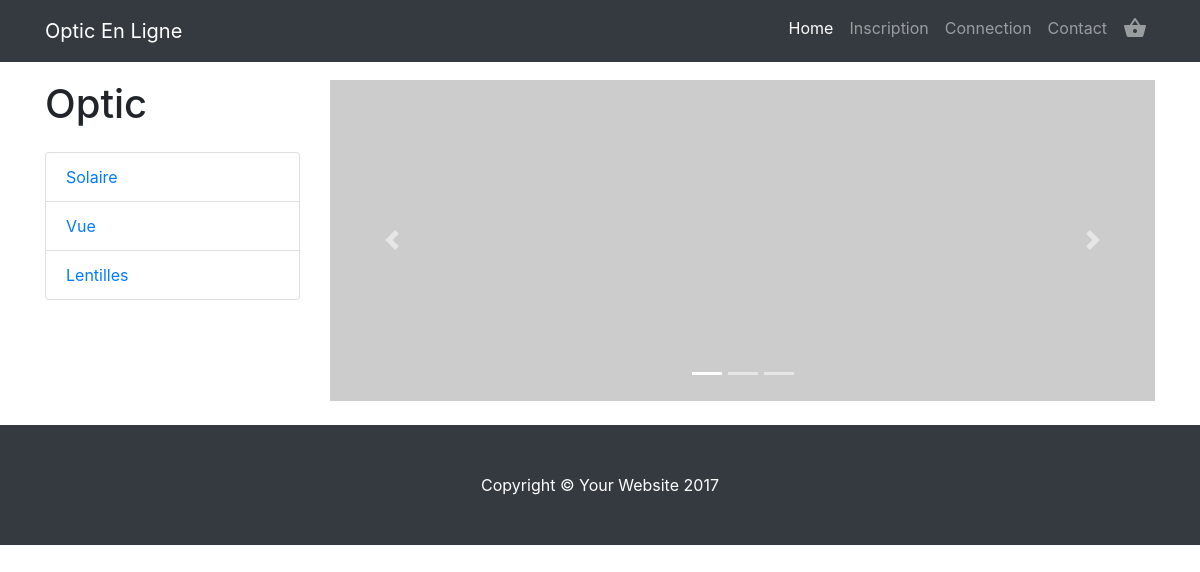
Before: / with the older database file.
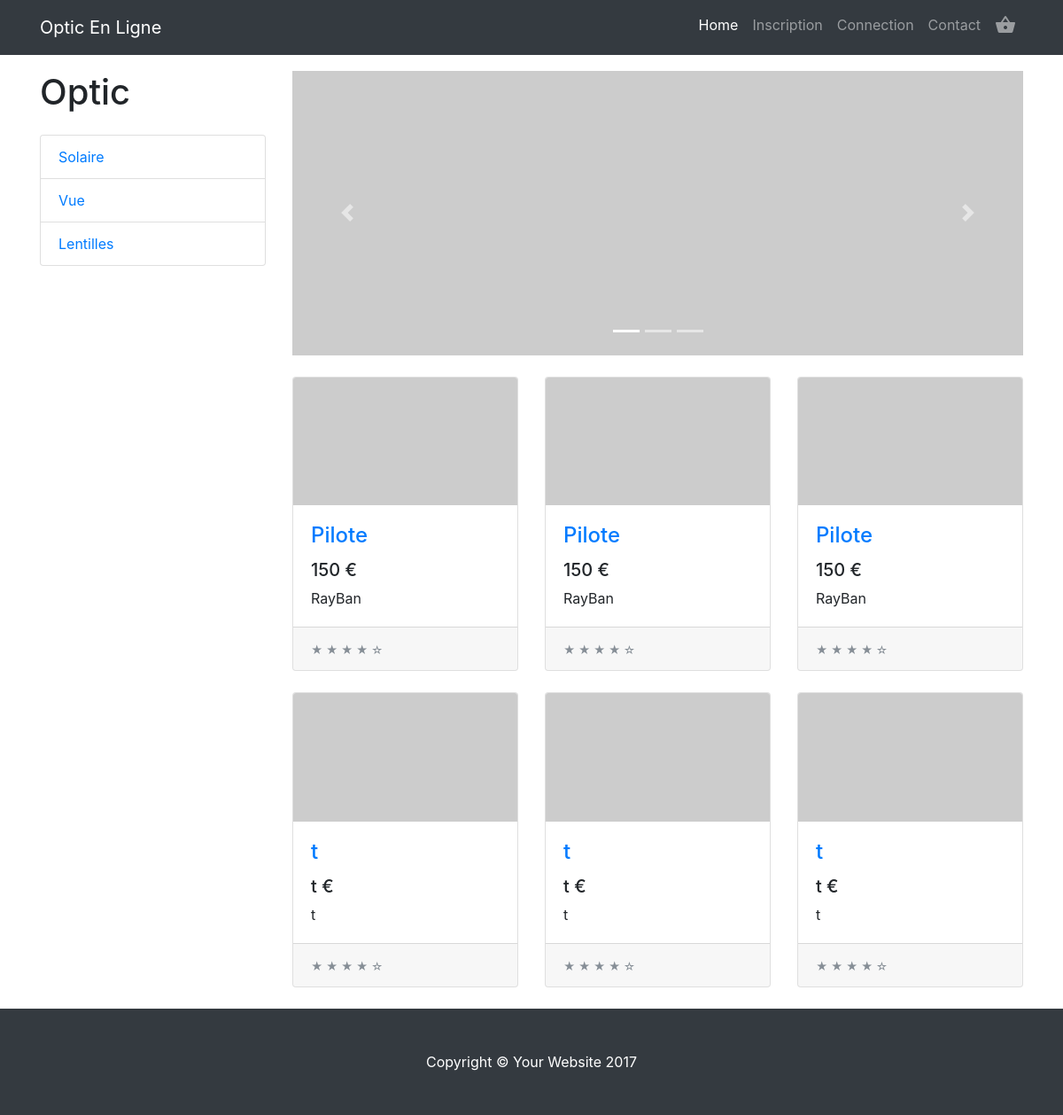
After: the same page with the newer database file.
### tables this page shows
CREATE TABLE `glasses` (
  `id` int(11) NOT NULL,
  `name` varchar(255) NOT NULL,
  `marque` varchar(255) NOT NULL,
  `price` varchar(255) NOT NULL,
  `size` varchar(255) NOT NULL,
  `type` varchar(255) NOT NULL,
  `ref` varchar(255) NOT NULL,
  `sexe` varchar(255) NOT NULL,
  `image` blob NOT NULL
);

### Controllers/homeController.php (called while the page is built)
<?php
require_once ('Models/GlassesSQL.php');
$selectGlasses = new GlassesSQL();
$selectXGlasses = $selectGlasses->selectXGlasse();
require_once ('Views/home.php');

### Models/GlassesSQL.php (called while the page is built, shortened)
<?php
class GlassesSQL
{
    public function selectXGlasse()
    {
        global $bdd;
        $selectXGlassesLocal = $bdd->prepare("SELECT * FROM `glasses` t1 WHERE (SELECT COUNT(*) FROM `glasses` t2 WHERE t1.id < t2.id) < 6 ORDER BY id ASC");
        $selectXGlassesLocal->execute();
        $selectXNumber = $selectXGlassesLocal->fetchAll();
        return $selectXNumber;
    }
}

### Views/home.php (the view, shortened to what this page needs)
<?php
require_once ('Views/Layout.php');
?>
<body>
<div class="container">
    <div class="row">
        <div class="col-lg-3">
            <h1 class="my-4">Optic</h1>
            <div class="list-group">
                <a href="index.php?p=solaire" class="list-group-item">Solaire</a>
                <a href="index.php?p=vue" class="list-group-item">Vue</a>
                <a href="#" class="list-group-item">Lentilles</a>
            </div>
        </div>
        <div class="col-lg-9">
            <div id="carouselExampleIndicators" class="carousel slide my-4" data-ride="carousel">
                <ol class="carousel-indicators">
                    <li data-target="#carouselExampleIndicators" data-slide-to="0" class="active"></li>
                    <li data-target="#carouselExampleIndicators" data-slide-to="1"></li>
                    <li data-target="#carouselExampleIndicators" data-slide-to="2"></li>
                </ol>
                <div class="carousel-inner" role="listbox">
                    <div class="carousel-item active">
                        <img class="d-block img-fluid" src="http://placehold.it/900x350" alt="First slide">
                    </div>
                </div>
                <a class="carousel-control-prev" href="#carouselExampleIndicators" role="button" data-slide="prev">
                    <span class="carousel-control-prev-icon" aria-hidden="true"></span>
                </a>
                <a class="carousel-control-next" href="#carouselExampleIndicators" role="button" data-slide="next">
                    <span class="carousel-control-next-icon" aria-hidden="true"></span>
                </a>
            </div>
            <div class="row">
                <?php foreach ($selectXGlasses as $item) { ?>
                <div class="col-lg-4 col-md-6 mb-4">
                    <div class="card h-100">
                        <a href="index.php?p=productDetail&id=<?php echo $item['id']?>"><img class="card-img-top" src="http://placehold.it/700x400" alt=""></a>
                        <div class="card-body">
                            <h4 class="card-title">
                                <a href="index.php?p=productDetail&id=<?php echo $item['id']?>"><?php echo $item['name']?></a>
                            </h4>
                            <h5><?php echo $item['price']?> €</h5>
                            <p class="card-text"><?php echo $item['marque']?></p>
                        </div>
                        <div class="card-footer">
                            <small class="text-muted">&#9733; &#9733; &#9733; &#9733; &#9734;</small>
                        </div>
                    </div>
                </div>
                <?php }?>
            </div>
        </div>
    </div>
</div>
<footer class="py-5 bg-dark">
    <div class="container">
        <p class="m-0 text-center text-white">Copyright &copy; Your Website 2017</p>
    </div>
</footer>
</body>
</html>

### index.php (shortened to what this page needs)
<?php
require_once ('Models/dbConn.php');
require_once ('Models/GlassesSQL.php');
if (!isset($_GET['p']) OR $_GET['p'] === 'index') {
require_once('Controllers/homeController.php');
}elseif(!isset($_GET['p']) OR $_GET['p'] === 'adminUser'){
require_once ('Controllers/updateUserController.php');
}elseif(!isset($_GET['p']) OR $_GET['p'] === 'delete_user'){
require_once ('Controllers/deleteUserController.php');
}elseif(!isset($_GET['p']) OR $_GET['p'] === 'commandeUser'){
    require_once ('Controllers/afficherCommandeController.php');
}elseif(!isset($_GET['p']) OR $_GET['p'] === 'register'){
    require_once('Controllers/registerController.php');
}elseif(!isset($_GET['p']) OR $_GET['p'] === 'addProduct'){
    require_once('Controllers/addProductController.php');
}elseif(!isset($_GET['p']) OR $_GET['p'] === 'solaire'){
    require_once('Controllers/solaireController.php');
}elseif(!isset($_GET['p']) OR $_GET['p'] === 'vue'){
    require_once('Controllers/vueController.php');
}elseif(!isset($_GET['p']) OR $_GET['p'] === 'productDetail'){
    require_once('Controllers/productDetailController.php');
}elseif(!isset($_GET['p']) OR $_GET['p'] === 'connection'){
    require_once('Controllers/connectionController.php');
}elseif(!isset($_GET['p']) OR $_GET['p'] === 'deconnection'){
    require_once('Controllers/deconnectionController.php');
}elseif(!isset($_GET['p']) OR $_GET['p'] === 'layoutAdministrateur'){
    require_once('Controllers/layoutAdministrateurController.php');
}elseif(!isset($_GET['p']) OR $_GET['p'] === 'listGlassesAdmin'){
    require_once('Controllers/productAdminController.php');
}elseif(!isset($_GET['p']) OR $_GET['p'] === 'connectionAdmin'){
    require_once('Controllers/connectionAdminController.php');
}elseif(!isset($_GET['p']) OR $_GET['p'] === 'deleteGlasses'){
    require_once('Controllers/deleteGlassesController.php');
}elseif(!isset($_GET['p']) OR $_GET['p'] === 'updateGlasses'){
    require_once('Controllers/updateGlassesController.php');
}elseif(!isset($_GET['p']) OR $_GET['p'] === 'panier'){
    require_once('Controllers/panierController.php');
}elseif(!isset($_GET['p']) OR $_GET['p'] === 'rentPage'){
    require_once('Controllers/rentPageController.php');
}elseif(!isset($_GET['p']) OR $_GET['p'] === 'paymentPage'){
    require_once('Controllers/paymentPageController.php');
}

### Views/Layout.php (shortened to what this page needs)
<!DOCTYPE html>
<html lang="en">
<head>
    <link href="Views/vendor/bootstrap/css/bootstrap.min.css" rel="stylesheet">
    <link href="Views/css/shop-homepage.css" rel="stylesheet">
    <link href="Views/vendor/font-awesome/css/font-awesome.min.css" rel="stylesheet" type="text/css">
    <link href="Views/css/sb-admin.css" rel="stylesheet">
    <link href="Views/vendor/datatables/dataTables.bootstrap4.css" rel="stylesheet">
    <link href="Views/css/1-col-portfolio.css" rel="stylesheet">
</head>
<nav class="navbar navbar-expand-lg navbar-dark bg-dark fixed-top">
    <div class="container">
        <a class="navbar-brand" href="index.php">Optic En Ligne</a>
        <div class="collapse navbar-collapse" id="navbarResponsive">
            <ul class="navbar-nav ml-auto">
                <?php if (!isset($_SESSION['connected']) || $_SESSION['connected'] === false){ ?>
                    <li class="nav-item active">
                        <a class="nav-link" href="index.php">Home
                        </a>
                    </li>
                    <li class="nav-item">
                        <a class="nav-link" href="index.php?p=register">Inscription</a>
                    </li>
                    <li class="nav-item">
                        <a class="nav-link" href="index.php?p=connection">Connection</a>
                    </li>
                    <li class="nav-item">
                        <a class="nav-link" href="#">Contact</a>
                    </li>
                    <li class="nav-item">
                        <a class="nav-link" href="index.php?p=panier"><i class="material-icons">shopping_basket</i></a>
                    </li>
                <?php }?>
            </ul>
        </div>
    </div>
</nav>

### Views/css/shop-homepage.css (style rules this page uses)
body { padding-top: 54px; }
@media (min-width: 992px) { body { padding-top: 56px; } }

### Views/css/sb-admin.css (style rules this page uses)
html { position: relative; min-height: 100%; }
body { overflow-x: hidden; }

### Views/css/1-col-portfolio.css (style rules this page uses)
body { padding-top: 54px; }
@media (min-width: 992px) { body { padding-top: 56px; } }

Changed rows visible on the page:
added glasses: name "Pilote", price "150", marque "RayBan"
added glasses: name "Pilote", price "150", marque "RayBan"
added glasses: name "Pilote", price "150", marque "RayBan"
added glasses: name "t", price "t", marque "t"
added glasses: name "t", price "t", marque "t"
added glasses: name "t", price "t", marque "t"
